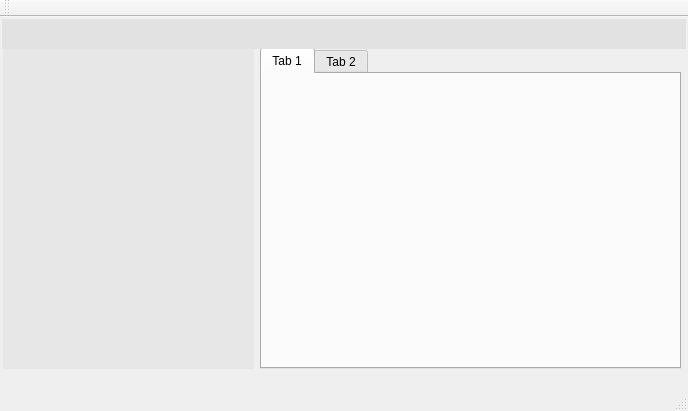
<?xml version="1.0" encoding="UTF-8"?>
<ui version="4.0">
 <class>MainWindow</class>
 <widget class="QMainWindow" name="MainWindow">
  <property name="geometry">
   <rect>
    <x>0</x>
    <y>0</y>
    <width>688</width>
    <height>411</height>
   </rect>
  </property>
  <property name="windowTitle">
   <string>LuaRest</string>
  </property>
  <widget class="QWidget" name="centralWidget">
   <layout class="QVBoxLayout" name="verticalLayout">
    <property name="spacing">
     <number>0</number>
    </property>
    <property name="leftMargin">
     <number>2</number>
    </property>
    <property name="topMargin">
     <number>2</number>
    </property>
    <property name="rightMargin">
     <number>2</number>
    </property>
    <property name="bottomMargin">
     <number>2</number>
    </property>
    <item>
     <widget class="QWidget" name="ToolBar" native="true">
      <property name="sizePolicy">
       <sizepolicy hsizetype="Preferred" vsizetype="Fixed">
        <horstretch>0</horstretch>
        <verstretch>0</verstretch>
       </sizepolicy>
      </property>
      <property name="minimumSize">
       <size>
        <width>0</width>
        <height>30</height>
       </size>
      </property>
      <property name="styleSheet">
       <string notr="true">background-color: rgb(226, 226, 226);</string>
      </property>
      <layout class="QHBoxLayout" name="horizontalLayout">
       <property name="spacing">
        <number>1</number>
       </property>
       <property name="leftMargin">
        <number>1</number>
       </property>
       <property name="topMargin">
        <number>1</number>
       </property>
       <property name="rightMargin">
        <number>1</number>
       </property>
       <property name="bottomMargin">
        <number>1</number>
       </property>
      </layout>
     </widget>
    </item>
    <item>
     <widget class="QWidget" name="Workspace" native="true">
      <widget class="QWidget" name="CodeArea" native="true">
       <property name="geometry">
        <rect>
         <x>258</x>
         <y>-1</y>
         <width>421</width>
         <height>321</height>
        </rect>
       </property>
       <property name="styleSheet">
        <string notr="true"/>
       </property>
       <layout class="QVBoxLayout" name="verticalLayout_2">
        <property name="spacing">
         <number>0</number>
        </property>
        <property name="leftMargin">
         <number>0</number>
        </property>
        <property name="topMargin">
         <number>0</number>
        </property>
        <property name="rightMargin">
         <number>0</number>
        </property>
        <property name="bottomMargin">
         <number>0</number>
        </property>
        <item>
         <widget class="QTabWidget" name="CodeSpace">
          <property name="currentIndex">
           <number>0</number>
          </property>
          <widget class="QWidget" name="tab">
           <attribute name="title">
            <string>Tab 1</string>
           </attribute>
          </widget>
          <widget class="QWidget" name="tab_2">
           <attribute name="title">
            <string>Tab 2</string>
           </attribute>
          </widget>
         </widget>
        </item>
       </layout>
      </widget>
      <widget class="QWidget" name="ProjectTree" native="true">
       <property name="geometry">
        <rect>
         <x>1</x>
         <y>-1</y>
         <width>251</width>
         <height>321</height>
        </rect>
       </property>
       <property name="styleSheet">
        <string notr="true">background-color: rgb(231, 231, 231);</string>
       </property>
      </widget>
     </widget>
    </item>
   </layout>
  </widget>
  <widget class="QMenuBar" name="menuBar">
   <property name="geometry">
    <rect>
     <x>0</x>
     <y>0</y>
     <width>688</width>
     <height>23</height>
    </rect>
   </property>
  </widget>
  <widget class="QToolBar" name="mainToolBar">
   <attribute name="toolBarArea">
    <enum>TopToolBarArea</enum>
   </attribute>
   <attribute name="toolBarBreak">
    <bool>false</bool>
   </attribute>
  </widget>
  <widget class="QStatusBar" name="statusBar"/>
 </widget>
 <layoutdefault spacing="6" margin="11"/>
 <resources/>
 <connections/>
</ui>
